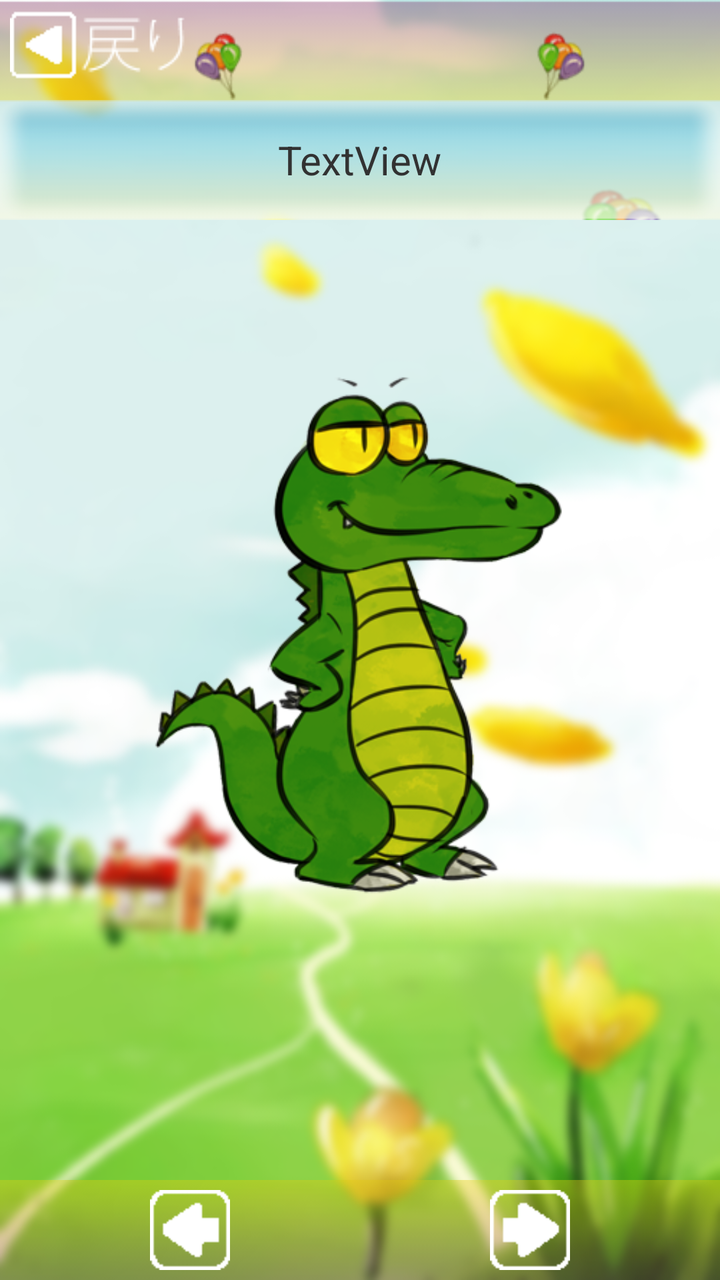
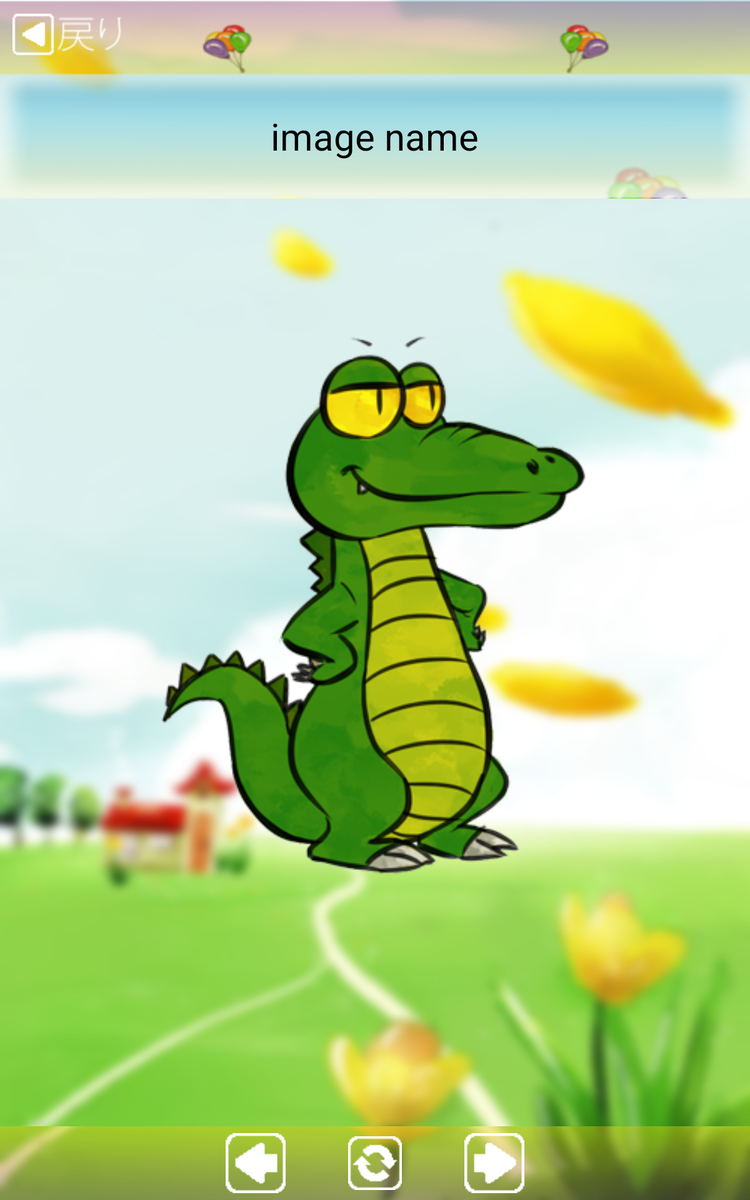

The same Android screen from two of the app's own layout files: first res/layout/ as a phone draws it, then the repository's variant for another configuration, drawn on a device whose configuration selects that folder. Both files follow.
<!-- AndroidManifest.xml: application theme AppTheme -->
<!-- res/layout/activity_cards.xml -->
<LinearLayout xmlns:android="http://schemas.android.com/apk/res/android"
    xmlns:tools="http://schemas.android.com/tools"
    android:id="@+id/LinearLayoutFindcard"
    android:layout_width="match_parent"
    android:layout_height="match_parent"
    android:background="@drawable/play_bg"
    android:orientation="vertical"
    tools:context=".CardsActivity" >

    <LinearLayout
        android:id="@+id/LinearLayout2"
        android:layout_width="match_parent"
        android:layout_height="50dp"
        android:alpha="15"
        android:background="@drawable/tab_up"
        android:orientation="vertical" >

        <LinearLayout
            android:layout_width="match_parent"
            android:layout_height="match_parent" >

            <ImageButton
                android:id="@+id/btnBackCard"
                android:layout_width="wrap_content"
                android:layout_height="wrap_content"
                android:layout_marginLeft="5dp"
                android:layout_marginTop="5dp"
                android:background="@drawable/button_back" />

            <LinearLayout
                android:layout_width="match_parent"
                android:layout_height="match_parent"
                android:layout_gravity="right"
                android:orientation="vertical"
                 >

                <ImageButton
                    android:id="@+id/btnCategoryPlay"
                    android:layout_width="wrap_content"
                    android:layout_height="wrap_content"
                    android:layout_gravity="right"
                    android:layout_marginRight="5dp"
                    android:layout_marginTop="5dp"
                    android:background="@drawable/setting"
                    android:visibility="gone" />

            </LinearLayout>
        </LinearLayout>
    </LinearLayout>

    <LinearLayout
        android:id="@+id/layoutSoundCard"
        android:layout_width="match_parent"
        android:layout_height="60dp"
        android:background="@drawable/tab_select"
        android:gravity="center"
        android:orientation="vertical"
        android:paddingBottom="5dp"
        android:paddingTop="5dp" >

        <TextView
            android:id="@+id/txtNameImage"
            android:layout_width="wrap_content"
            android:layout_height="wrap_content"
            android:text="TextView"
            android:textSize="20sp" />

    </LinearLayout>

    <LinearLayout
        android:id="@+id/layoutIMGSoundCard"
        android:layout_width="match_parent"
        android:layout_height="match_parent"
        android:layout_weight="1"
        android:orientation="vertical">

        

        <ImageView
            android:id="@+id/imageView111"
            android:layout_width="match_parent"
            android:layout_height="match_parent"
            android:src="@drawable/alligator" />
        
    </LinearLayout>

    <LinearLayout
        android:layout_width="match_parent"
        android:layout_height="60dp"
        android:orientation="vertical" >

        <LinearLayout
            android:layout_width="match_parent"
            android:layout_height="wrap_content"
            android:layout_marginTop="10dp"
            android:alpha="1"
            android:background="@drawable/tab_down"
            android:gravity="center"
            android:orientation="horizontal" >

            <LinearLayout
                android:layout_width="wrap_content"
                android:layout_height="match_parent"
                android:gravity="center"
                android:orientation="vertical" >

                <ImageButton
                    android:id="@+id/btnPreviousImg"
                    android:layout_width="40dp"
                    android:layout_height="40dp"
                    android:layout_marginLeft="20dp"
                    android:layout_marginRight="50dp"
                    android:background="@drawable/button_left" 
                    
                    />

            </LinearLayout>

            <LinearLayout
                android:layout_width="wrap_content"
                android:layout_height="match_parent"
                android:gravity="right|center"
                android:orientation="vertical" >

                <ImageButton
                    android:id="@+id/btnReplaySpeakCard"
                    android:layout_width="40dp"
                    android:layout_height="40dp"
                    android:background="@drawable/button_again"
                    android:src="@drawable/button_again"
                    android:visibility="gone" />

            </LinearLayout>

            <LinearLayout
                android:layout_width="wrap_content"
                android:layout_height="match_parent"
                android:gravity="center"
                android:orientation="vertical" >

                <ImageButton
                    android:id="@+id/btnNextImg"
                    android:layout_width="40dp"
                    android:layout_height="40dp"
                    android:layout_marginLeft="50dp"
                    android:layout_marginRight="20dp"
                    android:background="@drawable/button_right" />

            </LinearLayout>

        </LinearLayout>
    </LinearLayout>

</LinearLayout>
<!-- resources referenced by this layout -->
<resources>
  <!-- drawable alligator: png bitmap (drawable, 105792 bytes) -->
  <!-- drawable button_again: png bitmap (drawable, 1187 bytes) -->
  <!-- drawable button_back: png bitmap (drawable, 3458 bytes) -->
  <!-- drawable button_left: png bitmap (drawable, 1148 bytes) -->
  <!-- drawable button_right: png bitmap (drawable, 1141 bytes) -->
  <!-- drawable play_bg: png bitmap (drawable, 178234 bytes) -->
  <!-- drawable tab_down: png bitmap (drawable, 19073 bytes) -->
  <!-- drawable tab_select: png bitmap (drawable, 9773 bytes) -->
  <!-- drawable tab_up: png bitmap (drawable, 16966 bytes) -->
  <style name="AppTheme" parent="AppBaseTheme">
          <item name="android:windowNoTitle">true</item>
          
      </style>
  <style name="AppBaseTheme" parent="android:Theme.Light">
          <item name="android:windowNoTitle">true</item>
          
      </style>
</resources>
<!-- res/layout-sw600dp/activity_cards.xml (the repository's variant of the layout above) -->
<!-- drawn on a 7-inch tablet held upright -->
<?xml version="1.0" encoding="utf-8"?>
<LinearLayout xmlns:android="http://schemas.android.com/apk/res/android"
    android:layout_width="match_parent"
    android:layout_height="match_parent"
    android:background="@drawable/play_bg"
    android:orientation="vertical" >

    <LinearLayout
        android:id="@+id/LinearLayout2"
        android:layout_width="match_parent"
        android:layout_height="wrap_content"
        android:background="@drawable/tab_up"
        android:orientation="vertical" >

        <LinearLayout
            android:layout_width="match_parent"
            android:layout_height="wrap_content" >

            <ImageButton
                android:id="@+id/btnBackCard"
                android:layout_width="wrap_content"
                android:layout_height="wrap_content"
                android:layout_marginLeft="10dp"
                android:layout_marginTop="10dp"
                android:background="@drawable/button_back" />

            <LinearLayout
                android:layout_width="fill_parent"
                android:layout_height="match_parent"
                android:layout_gravity="right"
                android:orientation="vertical" >

                <ImageButton
                    android:id="@+id/btnCategoryPlay"
                    android:layout_width="wrap_content"
                    android:layout_height="wrap_content"
                    android:layout_gravity="right"
                    android:layout_marginRight="5dp"
                    android:layout_marginTop="5dp"
                    android:background="@drawable/setting"
                    android:visibility="gone" />

            </LinearLayout>
        </LinearLayout>
    </LinearLayout>

    <LinearLayout
        android:layout_width="match_parent"
        android:layout_height="wrap_content"
        android:layout_weight="1"
        android:orientation="vertical" >

        <LinearLayout
            android:id="@+id/layoutSoundCard"
            android:layout_width="match_parent"
            android:layout_height="100dp"
            android:background="@drawable/tab_select"
            android:gravity="center" >

            <TextView
                android:id="@+id/txtNameImage"
                android:layout_width="wrap_content"
                android:layout_height="wrap_content"
                android:layout_gravity="center"
                android:text="image name"
                android:textAppearance="?android:attr/textAppearanceMedium"
                android:textSize="30sp" />

        </LinearLayout>

        <LinearLayout
             android:id="@+id/layoutIMGSoundCard"
            android:layout_width="match_parent"
            android:layout_height="wrap_content"
            android:layout_weight="4" >
            
			

            <ImageView
                android:id="@+id/imageView111"
                android:layout_width="match_parent"
                android:layout_height="match_parent"
                android:src="@drawable/alligator" />

        </LinearLayout>
    </LinearLayout>

    <LinearLayout
        android:layout_width="match_parent"
        android:layout_height="wrap_content"
        android:orientation="vertical" >

        <LinearLayout
            android:layout_width="match_parent"
            android:layout_height="wrap_content"
            android:background="@drawable/tab_down"
            android:gravity="center"
            android:orientation="horizontal" >

            <LinearLayout
                android:layout_width="wrap_content"
                android:layout_height="match_parent"
                android:gravity="right|center"
                android:orientation="vertical" >

                <ImageButton
                    android:id="@+id/btnPreviousImg"
                    android:layout_width="48dp"
                    android:layout_height="48dp"
                    android:layout_marginLeft="20dp"
                    android:layout_marginRight="50dp"
                    android:background="@drawable/button_left" />

            </LinearLayout>

            <LinearLayout
                android:layout_width="wrap_content"
                android:layout_height="match_parent"
                android:gravity="right|center"
                android:orientation="vertical" >

                <ImageButton
                    android:id="@+id/btnReplaySpeakCard"
                    android:layout_width="wrap_content"
                    android:layout_height="wrap_content"
                    android:background="@drawable/button_again" />

            </LinearLayout>

            <LinearLayout
                android:layout_width="wrap_content"
                android:layout_height="match_parent"
                android:gravity="right|center"
                android:orientation="vertical" >

                <ImageButton
                    android:id="@+id/btnNextImg"
                    android:layout_width="48dp"
                    android:layout_height="48dp"
                    android:layout_gravity="right"
                    android:layout_marginLeft="50dp"
                    android:layout_marginRight="20dp"
                    android:background="@drawable/button_right" />

            </LinearLayout>

        </LinearLayout>
    </LinearLayout>

</LinearLayout>
